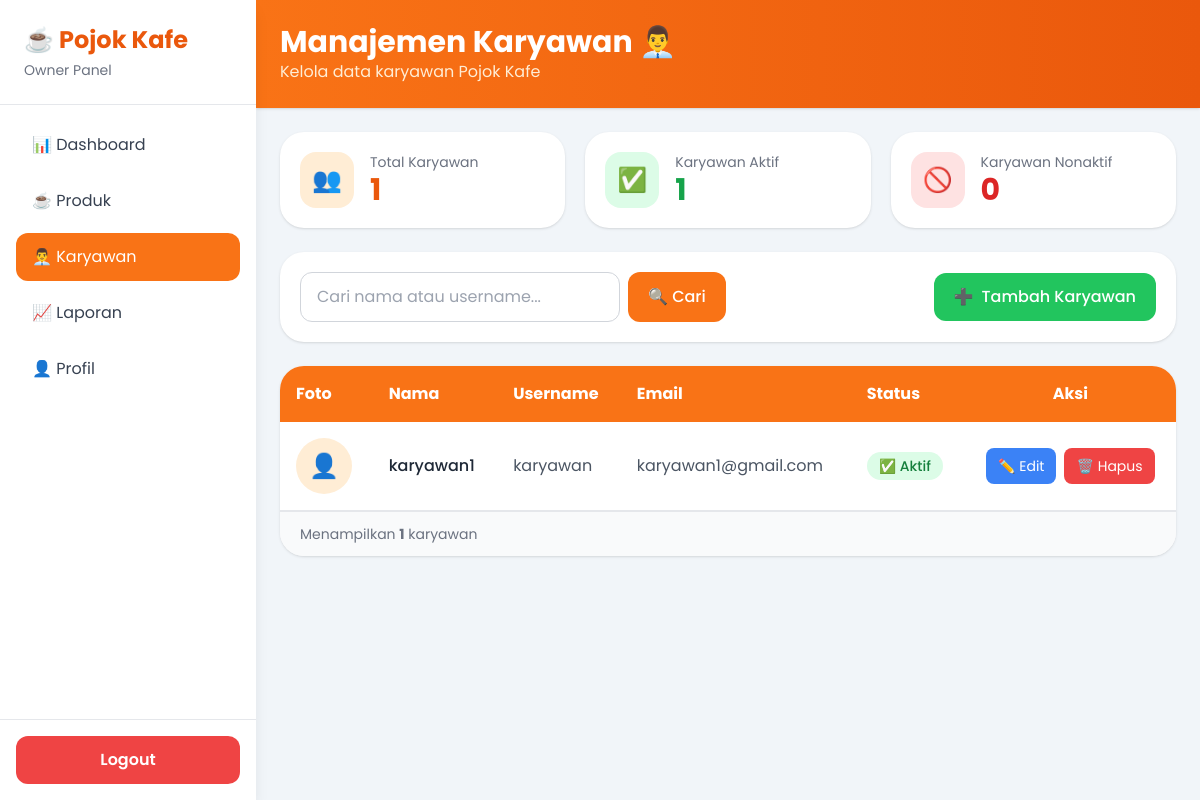
Screenshot of /owner/karyawan.php (signed in) with the database file from the repository.
### tables this page shows
CREATE TABLE `users` (
  `id` int(11) NOT NULL,
  `role_id` int(11) NOT NULL,
  `username` varchar(100) NOT NULL,
  `password` varchar(255) NOT NULL,
  `nama_lengkap` varchar(100) NOT NULL,
  `email` varchar(100) DEFAULT NULL,
  `foto` varchar(255) DEFAULT NULL,
  `status` enum('aktif','nonaktif') DEFAULT 'aktif',
  `created_at` timestamp NOT NULL DEFAULT current_timestamp()
);

### owner/karyawan.php (the view, shortened to what this page needs)
<?php
include "../koneksi.php";
$cari = $_GET['cari'] ?? '';
$stmt = $conn->prepare("
SELECT *
FROM users
WHERE role_id = 2
AND (
    nama_lengkap LIKE CONCAT('%', ?, '%')
    OR username LIKE CONCAT('%', ?, '%')
)
ORDER BY id DESC
");
$stmt->bind_param("ss", $cari, $cari);
$stmt->execute();
$karyawan = $stmt->get_result();
$total = mysqli_fetch_assoc(mysqli_query($conn,"
SELECT COUNT(*) total
FROM users
WHERE role_id = 2
"))['total'];
$aktif = mysqli_fetch_assoc(mysqli_query($conn,"
SELECT COUNT(*) total
FROM users
WHERE role_id = 2
AND status='aktif'
"))['total'];
$nonaktif = mysqli_fetch_assoc(mysqli_query($conn,"
SELECT COUNT(*) total
FROM users
WHERE role_id = 2
AND status='nonaktif'
"))['total'];
?>
<!DOCTYPE html>
<html lang="id">
<head>
<script src="https://cdn.tailwindcss.com"></script>
</head>
<body class="bg-slate-100">
<?php include "navbar_owner.php"; ?>
<div class="lg:ml-64 min-h-screen">
    <div class="bg-gradient-to-r from-orange-500 to-orange-600 text-white p-6 shadow">
        <h1 class="text-3xl font-bold">Manajemen Karyawan 👨‍💼</h1>
        <p class="text-orange-100">Kelola data karyawan Pojok Kafe</p>
    </div>
    <div class="p-6">
        <div class="grid md:grid-cols-3 gap-5 mb-6">
            <div class="bg-white rounded-3xl shadow p-5 flex items-center gap-4">
                <div class="bg-orange-100 text-orange-600 rounded-2xl p-3 text-2xl">👥</div>
                <div>
                    <p class="text-gray-500 text-sm">Total Karyawan</p>
                    <h2 class="text-3xl font-bold text-orange-600"><?= $total ?></h2>
                </div>
            </div>
            <div class="bg-white rounded-3xl shadow p-5 flex items-center gap-4">
                <div class="bg-green-100 text-green-600 rounded-2xl p-3 text-2xl">✅</div>
                <div>
                    <p class="text-gray-500 text-sm">Karyawan Aktif</p>
                    <h2 class="text-3xl font-bold text-green-600"><?= $aktif ?></h2>
                </div>
            </div>
            <div class="bg-white rounded-3xl shadow p-5 flex items-center gap-4">
                <div class="bg-red-100 text-red-600 rounded-2xl p-3 text-2xl">🚫</div>
                <div>
                    <p class="text-gray-500 text-sm">Karyawan Nonaktif</p>
                    <h2 class="text-3xl font-bold text-red-600"><?= $nonaktif ?></h2>
                </div>
            </div>
        </div>
        <div class="bg-white rounded-3xl shadow p-5 mb-6">
            <div class="flex flex-col md:flex-row gap-4 justify-between items-start md:items-center">
                <form method="GET" class="flex gap-2 w-full md:w-auto">
                    <input
                        type="text"
                        name="cari"
                        value="<?= htmlspecialchars($cari) ?>"
                        placeholder="Cari nama atau username..."
                        class="border border-gray-300 rounded-xl px-4 py-3 w-full md:w-80 focus:outline-none focus:ring-2 focus:ring-orange-300">
                    <button
                        type="submit"
                        class="bg-orange-500 hover:bg-orange-600 text-white px-5 rounded-xl font-medium transition">
                        🔍 Cari
                    </button>
                </form>
                <button
                    id="btnToggle"
                    onclick="toggleFormTambah()"
                    class="bg-green-500 hover:bg-green-600 text-white px-5 py-3 rounded-xl font-medium transition flex items-center gap-2 whitespace-nowrap">
                    <span id="btnIcon">➕</span>
                    <span id="btnText">Tambah Karyawan</span>
                </button>
            </div>
        </div>
        <div class="bg-white rounded-3xl shadow overflow-hidden">
            <div class="overflow-x-auto">
                <table class="w-full">
                    <thead class="bg-orange-500 text-white">
                        <tr>
                            <th class="p-4 text-left">Foto</th>
                            <th class="p-4 text-left">Nama</th>
                            <th class="p-4 text-left">Username</th>
                            <th class="p-4 text-left">Email</th>
                            <th class="p-4 text-left">Status</th>
                            <th class="p-4 text-center">Aksi</th>
                        </tr>
                    </thead>
                    <tbody>
                    <?php
                    $jumlahBaris = 0;
                    while ($u = mysqli_fetch_assoc($karyawan)):
                        $jumlahBaris++;
                    ?>
                    <tr class="border-b hover:bg-orange-50 transition">
                        <td class="p-4">
                            <?php if (!empty($u['foto'])): ?>
                                <img
                                    src="../uploads/<?= htmlspecialchars($u['foto']) ?>"
                                    class="w-14 h-14 rounded-full object-cover border-2 border-orange-200">
                            <?php else: ?>
                                <div class="w-14 h-14 rounded-full bg-orange-100 flex items-center justify-center text-2xl">
                                    👤
                                </div>
                            <?php endif; ?>
                        </td>
                        <td class="p-4 font-medium text-gray-800">
                            <?= htmlspecialchars($u['nama_lengkap']) ?>
                        </td>
                        <td class="p-4 text-gray-600">
                            <?= htmlspecialchars($u['username']) ?>
                        </td>
                        <td class="p-4 text-gray-600">
                            <?= htmlspecialchars($u['email']) ?>
                        </td>
                        <td class="p-4">
                            <?php if ($u['status'] == 'aktif'): ?>
                                <span class="bg-green-100 text-green-700 px-3 py-1 rounded-full text-sm font-medium">
                                    ✅ Aktif
                                </span>
                            <?php else: ?>
                                <span class="bg-red-100 text-red-700 px-3 py-1 rounded-full text-sm font-medium">
                                    🚫 Nonaktif
                                </span>
                            <?php endif; ?>
                        </td>
                        <td class="p-4">
                            <div class="flex justify-center gap-2">
                                <button
                                    onclick="bukaFormEdit(
                                        <?= $u['id'] ?>,
                                        '<?= htmlspecialchars(addslashes($u['nama_lengkap'])) ?>',
                                        '<?= htmlspecialchars(addslashes($u['username'])) ?>',
                                        '<?= htmlspecialchars(addslashes($u['email'])) ?>',
                                        '<?= $u['status'] ?>',
                                        '<?= $u['foto'] ?>'
                                    )"
                                    class="bg-blue-500 hover:bg-blue-600 text-white px-3 py-2 rounded-lg text-sm transition">
                                    ✏️ Edit
                                </button>
                                <a
                                    href="hapus_karyawan.php?id=<?= $u['id'] ?>"
                                    onclick="return confirm('Yakin ingin menghapus karyawan <?= htmlspecialchars(addslashes($u['nama_lengkap'])) ?>?')"
                                    class="bg-red-500 hover:bg-red-600 text-white px-3 py-2 rounded-lg text-sm transition">
                                    🗑️ Hapus
                                </a>
                            </div>
                        </td>
                    </tr>
                    <?php endwhile; ?>
                    </tbody>
                </table>
            </div>
            <?php if ($jumlahBaris > 0): ?>
            <div class="px-5 py-3 bg-gray-50 text-sm text-gray-500 border-t">
                Menampilkan <strong><?= $jumlahBaris ?></strong> karyawan
            </div>
            <?php endif; ?>
        </div>
    </div>
</div>
</body>
</html>

### owner/karyawan.php (style rules this page uses)
body { font-family: 'Poppins', sans-serif; }

### rows the page displays
users: nama_lengkap "karyawan1", username "karyawan", email "karyawan1@gmail.com", status "✅ Aktif"

### other values shown
$total "1"
$aktif "1"
$nonaktif "0"
$jumlahBaris "1"
